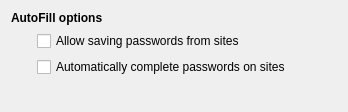
         <widget class="QWidget" name="passwordManagerPage">
          <layout class="QGridLayout" name="gridLayout_11">
           <item row="0" column="0" colspan="2">
            <widget class="QLabel" name="label_20">
             <property name="text">
              <string>&lt;b&gt;AutoFill options&lt;/b&gt;</string>
             </property>
            </widget>
           </item>
           <item row="1" column="1">
            <widget class="QCheckBox" name="allowPassManager">
             <property name="text">
              <string>Allow saving passwords from sites</string>
             </property>
            </widget>
           </item>
           <item row="1" column="0">
            <spacer name="horizontalSpacer_14">
             <property name="orientation">
              <enum>Qt::Orientation::Horizontal</enum>
             </property>
             <property name="sizeType">
              <enum>QSizePolicy::Policy::Fixed</enum>
             </property>
             <property name="sizeHint" stdset="0">
              <size>
               <width>20</width>
               <height>20</height>
              </size>
             </property>
            </spacer>
           </item>
           <item row="1" column="2">
            <spacer name="horizontalSpacer_15">
             <property name="orientation">
              <enum>Qt::Orientation::Horizontal</enum>
             </property>
             <property name="sizeHint" stdset="0">
              <size>
               <width>40</width>
               <height>20</height>
              </size>
             </property>
            </spacer>
           </item>
           <item row="3" column="0" colspan="3">
            <widget class="QFrame" name="AutoFillFrame">
             <property name="sizePolicy">
              <sizepolicy hsizetype="Expanding" vsizetype="Expanding">
               <horstretch>0</horstretch>
               <verstretch>0</verstretch>
              </sizepolicy>
             </property>
             <layout class="QHBoxLayout" name="autoFillFrame">
              <property name="sizeConstraint">
               <enum>QLayout::SizeConstraint::SetMinAndMaxSize</enum>
              </property>
             </layout>
            </widget>
           </item>
           <item row="2" column="1">
            <widget class="QCheckBox" name="autoCompletePasswords">
             <property name="text">
              <string>Automatically complete passwords on sites</string>
             </property>
            </widget>
           </item>
          </layout>
         </widget>
